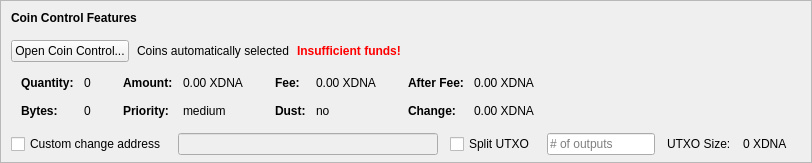
    <widget class="QFrame" name="frameCoinControl">
     <property name="sizePolicy">
      <sizepolicy hsizetype="Expanding" vsizetype="Expanding">
       <horstretch>0</horstretch>
       <verstretch>0</verstretch>
      </sizepolicy>
     </property>
     <property name="maximumSize">
      <size>
       <width>16777215</width>
       <height>16777215</height>
      </size>
     </property>
     <property name="frameShape">
      <enum>QFrame::StyledPanel</enum>
     </property>
     <property name="frameShadow">
      <enum>QFrame::Sunken</enum>
     </property>
     <layout class="QVBoxLayout" name="verticalLayoutCoinControl2">
      <property name="spacing">
       <number>0</number>
      </property>
      <property name="leftMargin">
       <number>0</number>
      </property>
      <property name="topMargin">
       <number>0</number>
      </property>
      <property name="rightMargin">
       <number>0</number>
      </property>
      <property name="bottomMargin">
       <number>6</number>
      </property>
      <item>
       <layout class="QVBoxLayout" name="verticalLayoutCoinControl" stretch="0,0,0,0,1">
        <property name="spacing">
         <number>0</number>
        </property>
        <property name="leftMargin">
         <number>10</number>
        </property>
        <property name="topMargin">
         <number>10</number>
        </property>
        <item>
         <layout class="QHBoxLayout" name="horizontalLayoutCoinControl1">
          <property name="bottomMargin">
           <number>15</number>
          </property>
          <item>
           <widget class="QLabel" name="labelCoinControlFeatures">
            <property name="sizePolicy">
             <sizepolicy hsizetype="Preferred" vsizetype="Maximum">
              <horstretch>0</horstretch>
              <verstretch>0</verstretch>
             </sizepolicy>
            </property>
            <property name="font">
             <font>
              <weight>75</weight>
              <bold>true</bold>
             </font>
            </property>
            <property name="styleSheet">
             <string notr="true">font-weight:bold;</string>
            </property>
            <property name="text">
             <string>Coin Control Features</string>
            </property>
           </widget>
          </item>
         </layout>
        </item>
        <item>
         <layout class="QHBoxLayout" name="horizontalLayoutCoinControl2" stretch="0,0,0,0">
          <property name="spacing">
           <number>8</number>
          </property>
          <property name="bottomMargin">
           <number>10</number>
          </property>
          <item>
           <widget class="QPushButton" name="pushButtonCoinControl">
            <property name="styleSheet">
             <string notr="true"/>
            </property>
            <property name="text">
             <string>Open Coin Control...</string>
            </property>
            <property name="autoDefault">
             <bool>false</bool>
            </property>
           </widget>
          </item>
          <item>
           <widget class="QLabel" name="labelCoinControlAutomaticallySelected">
            <property name="text">
             <string>Coins automatically selected</string>
            </property>
            <property name="margin">
             <number>5</number>
            </property>
           </widget>
          </item>
          <item>
           <widget class="QLabel" name="labelCoinControlInsuffFunds">
            <property name="font">
             <font>
              <weight>75</weight>
              <bold>true</bold>
             </font>
            </property>
            <property name="styleSheet">
             <string notr="true">color:red;font-weight:bold;</string>
            </property>
            <property name="text">
             <string>Insufficient funds!</string>
            </property>
            <property name="margin">
             <number>5</number>
            </property>
           </widget>
          </item>
          <item>
           <spacer name="horizontalSpacerCoinControl">
            <property name="orientation">
             <enum>Qt::Horizontal</enum>
            </property>
            <property name="sizeHint" stdset="0">
             <size>
              <width>40</width>
              <height>1</height>
             </size>
            </property>
           </spacer>
          </item>
         </layout>
        </item>
        <item>
         <widget class="QWidget" name="widgetCoinControl" native="true">
          <property name="sizePolicy">
           <sizepolicy hsizetype="Preferred" vsizetype="Preferred">
            <horstretch>0</horstretch>
            <verstretch>0</verstretch>
           </sizepolicy>
          </property>
          <property name="minimumSize">
           <size>
            <width>0</width>
            <height>0</height>
           </size>
          </property>
          <property name="styleSheet">
           <string notr="true"/>
          </property>
          <layout class="QHBoxLayout" name="horizontalLayoutCoinControl5">
           <property name="leftMargin">
            <number>0</number>
           </property>
           <property name="topMargin">
            <number>0</number>
           </property>
           <property name="rightMargin">
            <number>0</number>
           </property>
           <property name="bottomMargin">
            <number>0</number>
           </property>
           <item>
            <layout class="QHBoxLayout" name="horizontalLayoutCoinControl3" stretch="0,0,0,1">
             <property name="spacing">
              <number>20</number>
             </property>
             <property name="topMargin">
              <number>0</number>
             </property>
             <property name="bottomMargin">
              <number>10</number>
             </property>
             <item>
              <layout class="QFormLayout" name="formLayoutCoinControl1">
               <property name="horizontalSpacing">
                <number>10</number>
               </property>
               <property name="verticalSpacing">
                <number>14</number>
               </property>
               <property name="leftMargin">
                <number>10</number>
               </property>
               <property name="topMargin">
                <number>4</number>
               </property>
               <property name="rightMargin">
                <number>6</number>
               </property>
               <item row="0" column="0">
                <widget class="QLabel" name="labelCoinControlQuantityText">
                 <property name="font">
                  <font>
                   <weight>75</weight>
                   <bold>true</bold>
                  </font>
                 </property>
                 <property name="text">
                  <string>Quantity:</string>
                 </property>
                 <property name="margin">
                  <number>0</number>
                 </property>
                </widget>
               </item>
               <item row="0" column="1">
                <widget class="QLabel" name="labelCoinControlQuantity">
                 <property name="cursor">
                  <cursorShape>IBeamCursor</cursorShape>
                 </property>
                 <property name="contextMenuPolicy">
                  <enum>Qt::ActionsContextMenu</enum>
                 </property>
                 <property name="text">
                  <string notr="true">0</string>
                 </property>
                 <property name="margin">
                  <number>0</number>
                 </property>
                 <property name="textInteractionFlags">
                  <set>Qt::LinksAccessibleByMouse|Qt::TextSelectableByKeyboard|Qt::TextSelectableByMouse</set>
                 </property>
                </widget>
               </item>
               <item row="1" column="0">
                <widget class="QLabel" name="labelCoinControlBytesText">
                 <property name="font">
                  <font>
                   <weight>75</weight>
                   <bold>true</bold>
                  </font>
                 </property>
                 <property name="text">
                  <string>Bytes:</string>
                 </property>
                </widget>
               </item>
               <item row="1" column="1">
                <widget class="QLabel" name="labelCoinControlBytes">
                 <property name="cursor">
                  <cursorShape>IBeamCursor</cursorShape>
                 </property>
                 <property name="contextMenuPolicy">
                  <enum>Qt::ActionsContextMenu</enum>
                 </property>
                 <property name="text">
                  <string notr="true">0</string>
                 </property>
                 <property name="textInteractionFlags">
                  <set>Qt::LinksAccessibleByMouse|Qt::TextSelectableByKeyboard|Qt::TextSelectableByMouse</set>
                 </property>
                </widget>
               </item>
              </layout>
             </item>
             <item>
              <layout class="QFormLayout" name="formLayoutCoinControl2">
               <property name="horizontalSpacing">
                <number>10</number>
               </property>
               <property name="verticalSpacing">
                <number>14</number>
               </property>
               <property name="leftMargin">
                <number>6</number>
               </property>
               <property name="topMargin">
                <number>4</number>
               </property>
               <property name="rightMargin">
                <number>6</number>
               </property>
               <item row="0" column="0">
                <widget class="QLabel" name="labelCoinControlAmountText">
                 <property name="font">
                  <font>
                   <weight>75</weight>
                   <bold>true</bold>
                  </font>
                 </property>
                 <property name="text">
                  <string>Amount:</string>
                 </property>
                 <property name="margin">
                  <number>0</number>
                 </property>
                </widget>
               </item>
               <item row="0" column="1">
                <widget class="QLabel" name="labelCoinControlAmount">
                 <property name="cursor">
                  <cursorShape>IBeamCursor</cursorShape>
                 </property>
                 <property name="contextMenuPolicy">
                  <enum>Qt::ActionsContextMenu</enum>
                 </property>
                 <property name="text">
                  <string notr="true">0.00 XDNA</string>
                 </property>
                 <property name="textInteractionFlags">
                  <set>Qt::LinksAccessibleByMouse|Qt::TextSelectableByKeyboard|Qt::TextSelectableByMouse</set>
                 </property>
                </widget>
               </item>
               <item row="1" column="0">
                <widget class="QLabel" name="labelCoinControlPriorityText">
                 <property name="font">
                  <font>
                   <weight>75</weight>
                   <bold>true</bold>
                  </font>
                 </property>
                 <property name="text">
                  <string>Priority:</string>
                 </property>
                </widget>
               </item>
               <item row="1" column="1">
                <widget class="QLabel" name="labelCoinControlPriority">
                 <property name="cursor">
                  <cursorShape>IBeamCursor</cursorShape>
                 </property>
                 <property name="contextMenuPolicy">
                  <enum>Qt::ActionsContextMenu</enum>
                 </property>
                 <property name="text">
                  <string>medium</string>
                 </property>
                 <property name="textInteractionFlags">
                  <set>Qt::LinksAccessibleByMouse|Qt::TextSelectableByKeyboard|Qt::TextSelectableByMouse</set>
                 </property>
                </widget>
               </item>
              </layout>
             </item>
             <item>
              <layout class="QFormLayout" name="formLayoutCoinControl3">
               <property name="horizontalSpacing">
                <number>10</number>
               </property>
               <property name="verticalSpacing">
                <number>14</number>
               </property>
               <property name="leftMargin">
                <number>6</number>
               </property>
               <property name="topMargin">
                <number>4</number>
               </property>
               <property name="rightMargin">
                <number>6</number>
               </property>
               <item row="0" column="0">
                <widget class="QLabel" name="labelCoinControlFeeText">
                 <property name="font">
                  <font>
                   <weight>75</weight>
                   <bold>true</bold>
                  </font>
                 </property>
                 <property name="text">
                  <string>Fee:</string>
                 </property>
                 <property name="margin">
                  <number>0</number>
                 </property>
                </widget>
               </item>
               <item row="0" column="1">
                <widget class="QLabel" name="labelCoinControlFee">
                 <property name="cursor">
                  <cursorShape>IBeamCursor</cursorShape>
                 </property>
                 <property name="contextMenuPolicy">
                  <enum>Qt::ActionsContextMenu</enum>
                 </property>
                 <property name="text">
                  <string notr="true">0.00 XDNA</string>
                 </property>
                 <property name="textInteractionFlags">
                  <set>Qt::LinksAccessibleByMouse|Qt::TextSelectableByKeyboard|Qt::TextSelectableByMouse</set>
                 </property>
                </widget>
               </item>
               <item row="1" column="0">
                <widget class="QLabel" name="labelCoinControlLowOutputText">
                 <property name="font">
                  <font>
                   <weight>75</weight>
                   <bold>true</bold>
                  </font>
                 </property>
                 <property name="text">
                  <string>Dust:</string>
                 </property>
                </widget>
               </item>
               <item row="1" column="1">
                <widget class="QLabel" name="labelCoinControlLowOutput">
                 <property name="cursor">
                  <cursorShape>IBeamCursor</cursorShape>
                 </property>
                 <property name="contextMenuPolicy">
                  <enum>Qt::ActionsContextMenu</enum>
                 </property>
                 <property name="text">
                  <string>no</string>
                 </property>
                 <property name="textInteractionFlags">
                  <set>Qt::LinksAccessibleByMouse|Qt::TextSelectableByKeyboard|Qt::TextSelectableByMouse</set>
                 </property>
                </widget>
               </item>
              </layout>
             </item>
             <item>
              <layout class="QFormLayout" name="formLayoutCoinControl4">
               <property name="horizontalSpacing">
                <number>10</number>
               </property>
               <property name="verticalSpacing">
                <number>14</number>
               </property>
               <property name="leftMargin">
                <number>6</number>
               </property>
               <property name="topMargin">
                <number>4</number>
               </property>
               <property name="rightMargin">
                <number>6</number>
               </property>
               <item row="0" column="0">
                <widget class="QLabel" name="labelCoinControlAfterFeeText">
                 <property name="font">
                  <font>
                   <weight>75</weight>
                   <bold>true</bold>
                  </font>
                 </property>
                 <property name="text">
                  <string>After Fee:</string>
                 </property>
                 <property name="margin">
                  <number>0</number>
                 </property>
                </widget>
               </item>
               <item row="0" column="1">
                <widget class="QLabel" name="labelCoinControlAfterFee">
                 <property name="cursor">
                  <cursorShape>IBeamCursor</cursorShape>
                 </property>
                 <property name="contextMenuPolicy">
                  <enum>Qt::ActionsContextMenu</enum>
                 </property>
                 <property name="text">
                  <string notr="true">0.00 XDNA</string>
                 </property>
                 <property name="textInteractionFlags">
                  <set>Qt::LinksAccessibleByMouse|Qt::TextSelectableByKeyboard|Qt::TextSelectableByMouse</set>
                 </property>
                </widget>
               </item>
               <item row="1" column="0">
                <widget class="QLabel" name="labelCoinControlChangeText">
                 <property name="font">
                  <font>
                   <weight>75</weight>
                   <bold>true</bold>
                  </font>
                 </property>
                 <property name="text">
                  <string>Change:</string>
                 </property>
                </widget>
               </item>
               <item row="1" column="1">
                <widget class="QLabel" name="labelCoinControlChange">
                 <property name="cursor">
                  <cursorShape>IBeamCursor</cursorShape>
                 </property>
                 <property name="contextMenuPolicy">
                  <enum>Qt::ActionsContextMenu</enum>
                 </property>
                 <property name="text">
                  <string notr="true">0.00 XDNA</string>
                 </property>
                 <property name="textInteractionFlags">
                  <set>Qt::LinksAccessibleByMouse|Qt::TextSelectableByKeyboard|Qt::TextSelectableByMouse</set>
                 </property>
                </widget>
               </item>
              </layout>
             </item>
            </layout>
           </item>
          </layout>
         </widget>
        </item>
        <item>
         <layout class="QHBoxLayout" name="horizontalLayoutCoinControl4" stretch="0,0,0,0,0,0,0">
          <property name="spacing">
           <number>12</number>
          </property>
          <property name="sizeConstraint">
           <enum>QLayout::SetDefaultConstraint</enum>
          </property>
          <property name="topMargin">
           <number>5</number>
          </property>
          <property name="rightMargin">
           <number>5</number>
          </property>
          <item>
           <widget class="QCheckBox" name="checkBoxCoinControlChange">
            <property name="toolTip">
             <string>If this is activated, but the change address is empty or invalid, change will be sent to a newly generated address.</string>
            </property>
            <property name="text">
             <string>Custom change address</string>
            </property>
           </widget>
          </item>
          <item>
           <widget class="QValidatedLineEdit" name="lineEditCoinControlChange">
            <property name="enabled">
             <bool>false</bool>
            </property>
            <property name="sizePolicy">
             <sizepolicy hsizetype="Expanding" vsizetype="Fixed">
              <horstretch>0</horstretch>
              <verstretch>0</verstretch>
             </sizepolicy>
            </property>
           </widget>
          </item>
          <item>
           <widget class="QCheckBox" name="splitBlockCheckBox">
            <property name="text">
             <string>Split UTXO</string>
            </property>
           </widget>
          </item>
          <item>
           <widget class="QLineEdit" name="splitBlockLineEdit">
            <property name="sizePolicy">
             <sizepolicy hsizetype="Fixed" vsizetype="Fixed">
              <horstretch>50</horstretch>
              <verstretch>0</verstretch>
             </sizepolicy>
            </property>
            <property name="placeholderText">
             <string># of outputs</string>
            </property>
           </widget>
          </item>
          <item>
           <widget class="QLabel" name="labelBlockSizeText">
            <property name="text">
             <string>UTXO Size:</string>
            </property>
           </widget>
          </item>
          <item>
           <widget class="QLabel" name="labelBlockSize">
            <property name="text">
             <string>0 XDNA</string>
            </property>
           </widget>
          </item>
          <item>
           <widget class="QLabel" name="labelCoinControlChangeLabel">
            <property name="sizePolicy">
             <sizepolicy hsizetype="Preferred" vsizetype="Expanding">
              <horstretch>0</horstretch>
              <verstretch>0</verstretch>
             </sizepolicy>
            </property>
            <property name="minimumSize">
             <size>
              <width>0</width>
              <height>0</height>
             </size>
            </property>
            <property name="text">
             <string/>
            </property>
            <property name="margin">
             <number>3</number>
            </property>
           </widget>
          </item>
         </layout>
        </item>
        <item>
         <spacer name="verticalSpacerCoinControl">
          <property name="orientation">
           <enum>Qt::Vertical</enum>
          </property>
          <property name="sizeHint" stdset="0">
           <size>
            <width>800</width>
            <height>1</height>
           </size>
          </property>
         </spacer>
        </item>
       </layout>
      </item>
     </layout>
    </widget>
